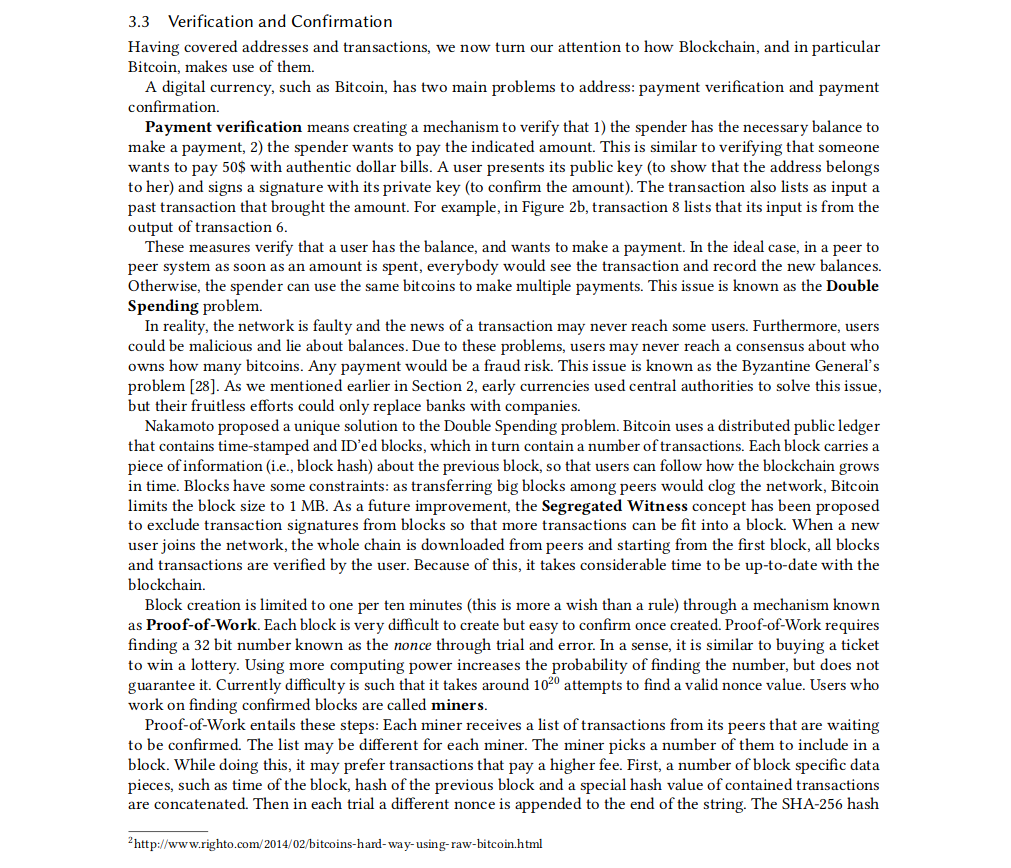
#> input picture images/sample.png, 1011 x 868 px
$ python -i process_img.py   (imports and definitions only)   (older library calls are emulated)
#> lines starting #> are read from the running program, lines starting #| are printed output that depends on the picture; after the words box and inside, x2 and y2 are one past the last pixel; in counts of white or black regions, pixels touching at a corner belong together
import sys
import numpy as np
import cv2

defaultFlags = {
    'characters': False,
    'lines': True,
    'paragraphs': True
}

# main image processing function
def process(
    path,
    flags = defaultFlags,
    lineCloseKernelWidth = 40,
    paragraphCloseKernelHeight = 10):

    # (1) read
#> called with path = 'images/sample.png', lineCloseKernelWidth = 40, paragraphCloseKernelHeight = 10
    img = cv2.imread(path)
#> img is the input picture: shape (868, 1011, 3); mean B, G, R 235.8, 235.8, 235.8
    gray = cv2.cvtColor(img, cv2.COLOR_BGR2GRAY)

    # (2) threshold
    th, threshed = cv2.threshold(gray, 127, 255, cv2.THRESH_BINARY_INV | cv2.THRESH_OTSU)
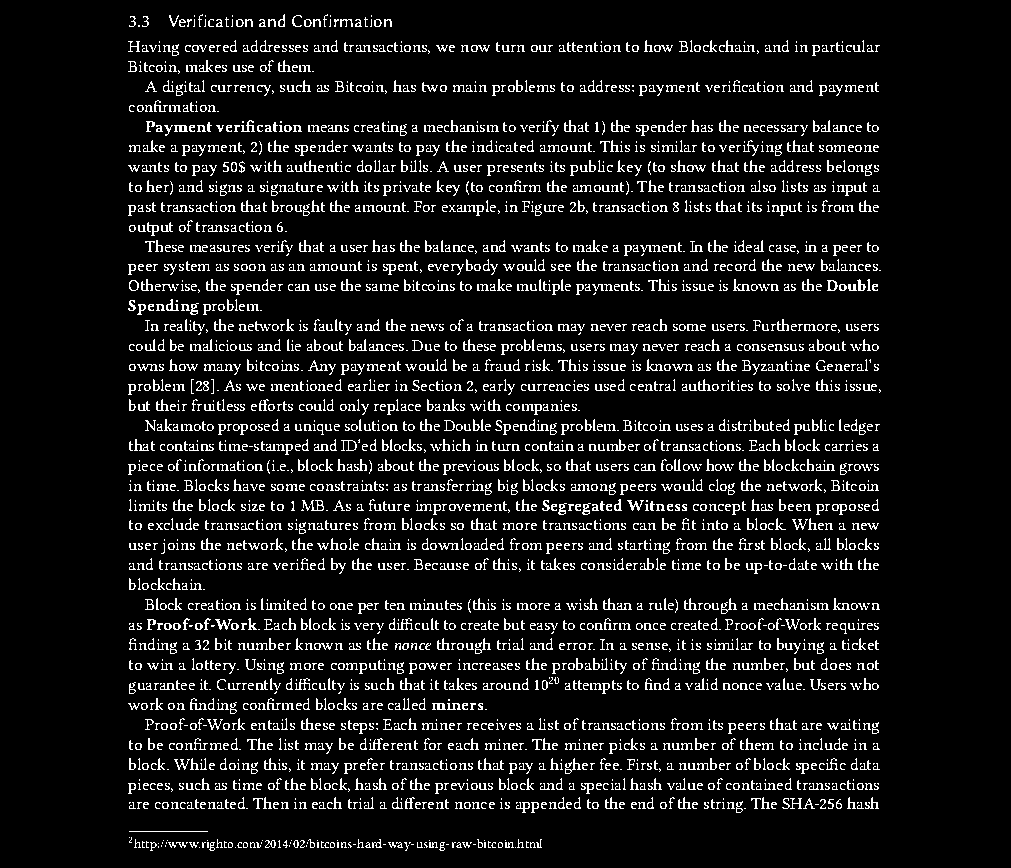
#> threshed: shape (868, 1011); 8.9% white in thin lines or dots, all inside (x1, y1, x2, y2) = (128, 14, 881, 851)
#> th = 162

    # (3) minAreaRect on the nozeros
    pts = cv2.findNonZero(threshed)
#> pts = contour of 78317 points, box (x1, y1, x2, y2) (128, 14, 881, 851), area 93112
    ret = cv2.minAreaRect(pts)
#> ret = ((504, 432), (836, 752), -90)

    (cx, cy), (w, h), ang = ret
#> cx = 504; cy = 432; w = 836; h = 752; ang = -90
    if w > h:
        w, h = h, w
#> w = 752; h = 836
        ang += 90
#> ang = 0

    # (4) Find rotated matrix, do rotation
    M = cv2.getRotationMatrix2D((cx, cy), ang, 1.0)
#> M = [[1, 0, 0], [0, 1, 0]]
    rotated = cv2.warpAffine(threshed, M, (img.shape[1], img.shape[0]), borderValue=255)
    rotatedOriginal = cv2.warpAffine(img, M, (img.shape[1], img.shape[0]), borderValue=255)

    if (flags['characters']):
        # (5) Add bounding boxes to characters
        kernel = np.ones((5,1),np.uint8)
        gray = cv2.morphologyEx(rotated, cv2.MORPH_OPEN, kernel)
        # threshold image
        ret, threshed_img = cv2.threshold(gray, 127, 255, cv2.THRESH_BINARY_INV | cv2.THRESH_OTSU)
        # find contours and get the external one
        image, contours, hier = cv2.findContours(threshed_img, cv2.RETR_TREE, cv2.CHAIN_APPROX_TC89_L1)

        # with each contour, draw boundingRect in red
        for c in contours:
            # get the bounding rect
            x, y, w, h = cv2.boundingRect(c)
            # draw a green rectangle to visualize the bounding rect
            cv2.rectangle(rotatedOriginal, (x, y), (x + w, y + h), (0, 0, 255), 1)


    # (6) perform a morph. close to segment the lines
    kernel = cv2.getStructuringElement(cv2.MORPH_RECT, (lineCloseKernelWidth,1))
    closed = cv2.morphologyEx(rotated, cv2.MORPH_CLOSE, kernel)
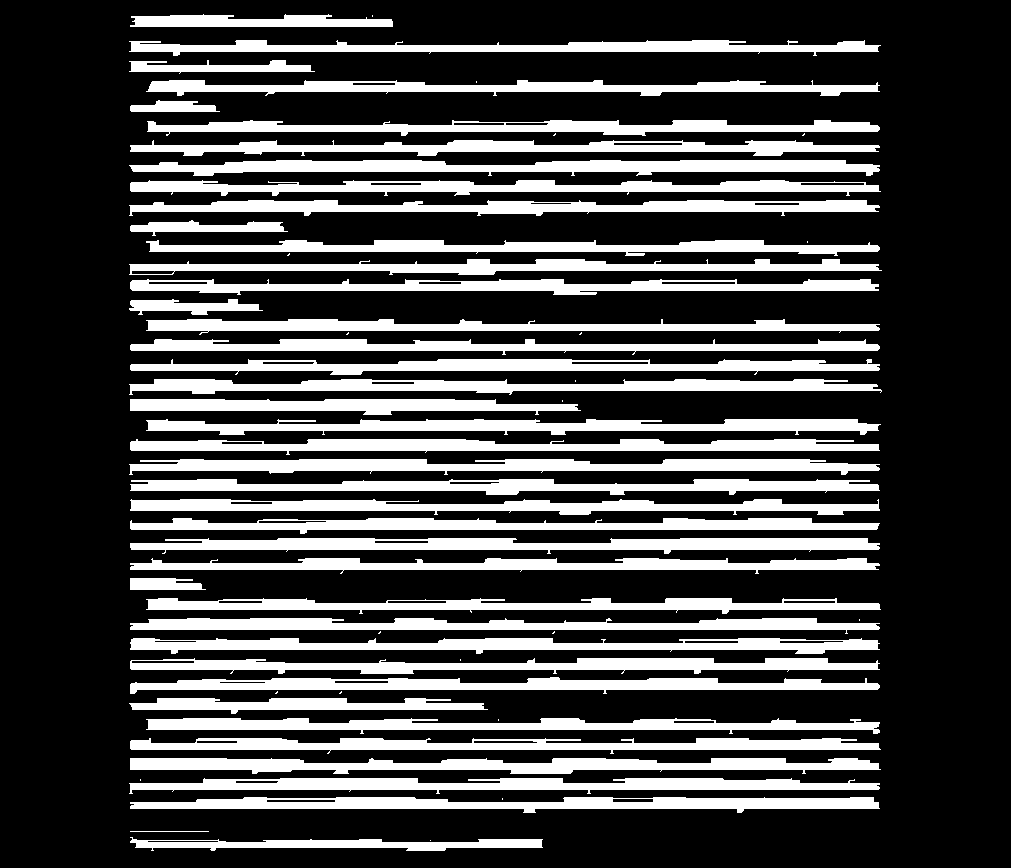
#> closed: shape (868, 1011); 27.7% white; 62 white regions (20 under 20 px)
    ret, contours, hierarchy = cv2.findContours(closed,cv2.RETR_TREE,cv2.CHAIN_APPROX_SIMPLE)
#> contours = 98 contours, 21 with area under 20; largest, box (x1, y1, x2, y2) and area: (130, 538, 880, 554) 7130, (129, 160, 880, 176) 7122, (129, 459, 880, 475) 6962, (130, 758, 881, 774) 6956, (130, 797, 880, 813) 6918
    for cnt in contours:
        x,y,w,h = cv2.boundingRect(cnt)
        cv2.rectangle(ret,(x,y),(x+w,y+h),(255,255,255),-1)
        if (flags['lines']):
            cv2.rectangle(rotatedOriginal,(x,y),(x+w,y+h),(0,255,0),2)
#> this loop made 98 passes
#> (x, y, w, h) on passes 1, 2, 3, 6, 7, 8, 10, 11, 12, 13, 14, 15: (430, 840, 1, 1), (130, 837, 413, 14), (147, 840, 72, 3), (130, 797, 750, 16), (266, 799, 70, 4), (612, 798, 42, 5), (129, 778, 751, 16), (235, 780, 44, 4), (130, 758, 751, 16), (130, 738, 751, 16), (473, 740, 65, 4), (196, 740, 42, 4)
#> (cnt, x, y, w, h) on passes 4, 5, 9, 16, 20, 21: ([[130, 831], [208, 831]], 130, 831, 79, 1), ([[502, 798], [502, 799]], 502, 798, 1, 2), ([[140, 779], [140, 780]], 140, 779, 1, 2), ([[498, 719], [498, 720]], 498, 719, 1, 2), ([[341, 691], [339, 693], [340, 693], [341, 692]], 339, 691, 3, 3), ([[277, 691], [275, 693], [276, 693], [277, 692]], 275, 691, 3, 3)
#> ret: shape (868, 1011); 50.3% white; 1 black region, box (x1, y1, x2, y2) and area: (0, 0, 1011, 868) 436045
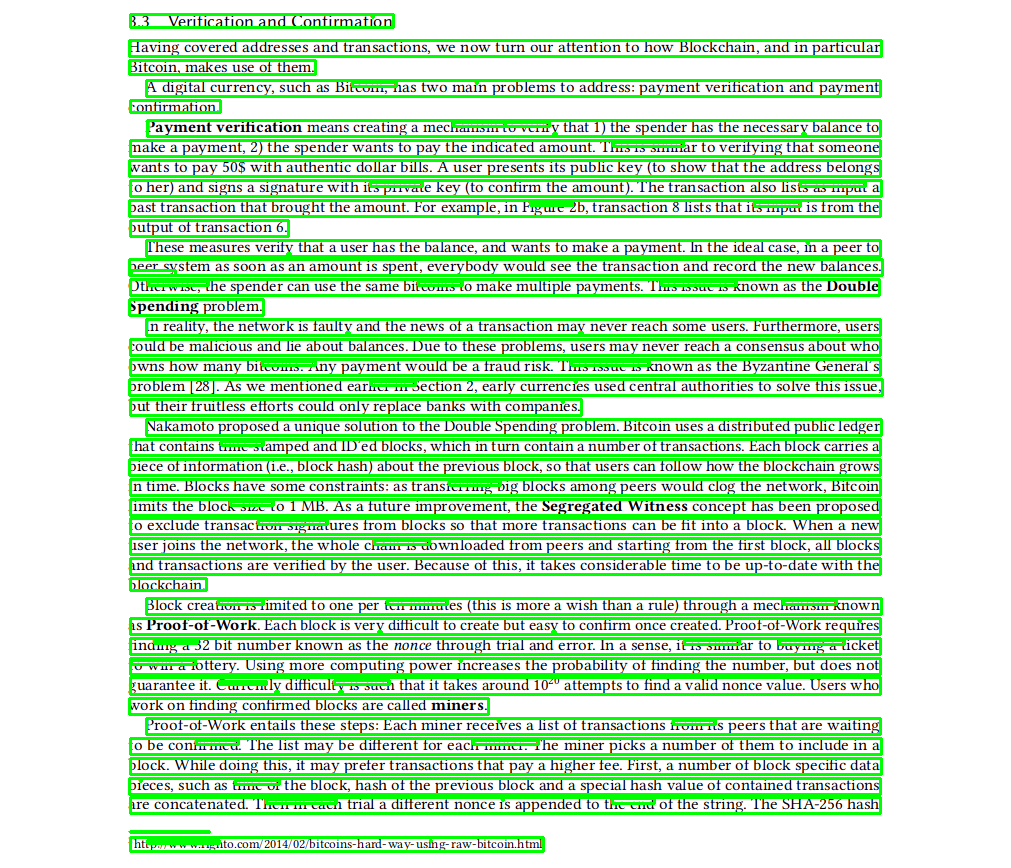
#> rotatedOriginal: shape (868, 1011, 3); 19.47% of pixels changed, all inside (x1, y1, x2, y2) = (128, 13, 884, 853)

    if (flags['paragraphs']):
        # (7) perform a morph. close to segment the paragraphs
        kernel = cv2.getStructuringElement(cv2.MORPH_RECT, (1,paragraphCloseKernelHeight))
#> kernel = [1, 1, 1, 1, 1, 1, 1, 1, 1, 1]
        closed = cv2.morphologyEx(ret, cv2.MORPH_CLOSE, kernel)
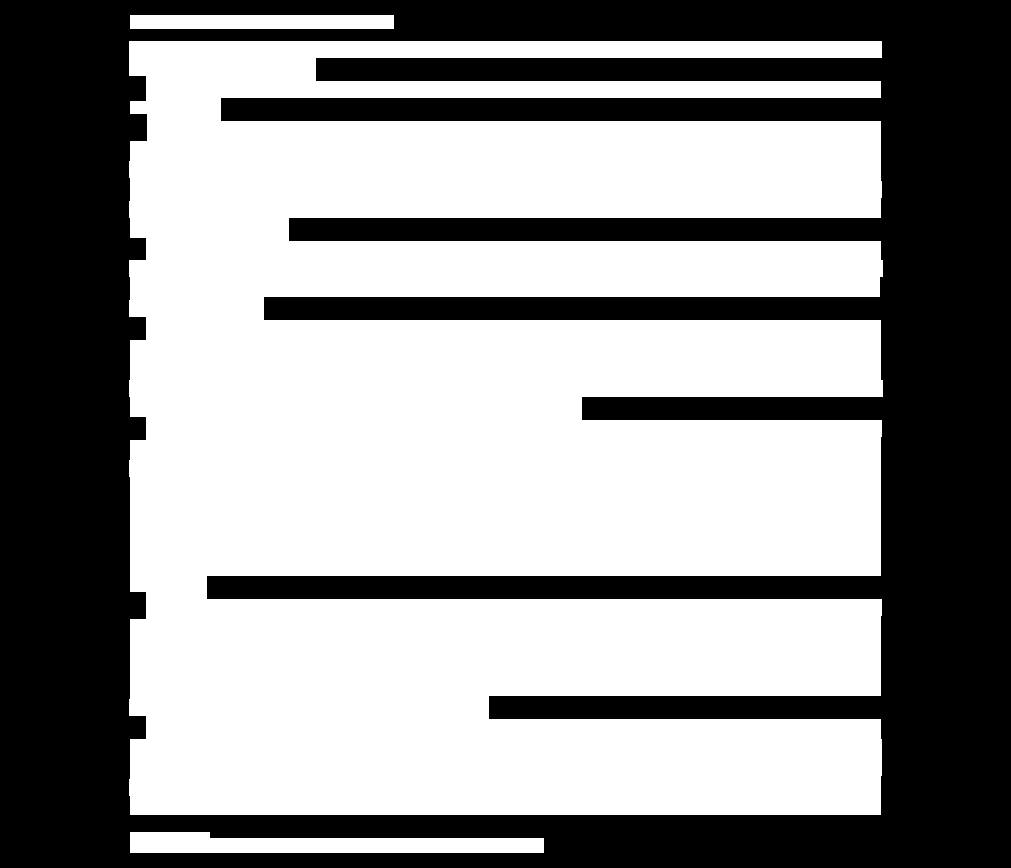
#> closed: shape (868, 1011); 57.2% white; 1 black region
        ret, contours, hierarchy = cv2.findContours(closed,cv2.RETR_TREE,cv2.CHAIN_APPROX_SIMPLE)
#> contours = 3 contours; box (x1, y1, x2, y2) and area: (129, 41, 883, 815) 486045, (130, 832, 544, 853) 6256, (130, 15, 394, 29) 3419
        for cnt in contours:
            x,y,w,h = cv2.boundingRect(cnt)
            cv2.rectangle(rotatedOriginal,(x,y),(x+w,y+h),(0,0,255),3)
#> this loop made 3 passes
#> (x, y, w, h) on passes 1 to 2: (130, 832, 414, 21), (129, 41, 754, 774)
#> (cnt, x, y, w, h) on pass 3: ([[130, 15], [130, 28], [393, 28], [393, 15]], 130, 15, 264, 14)
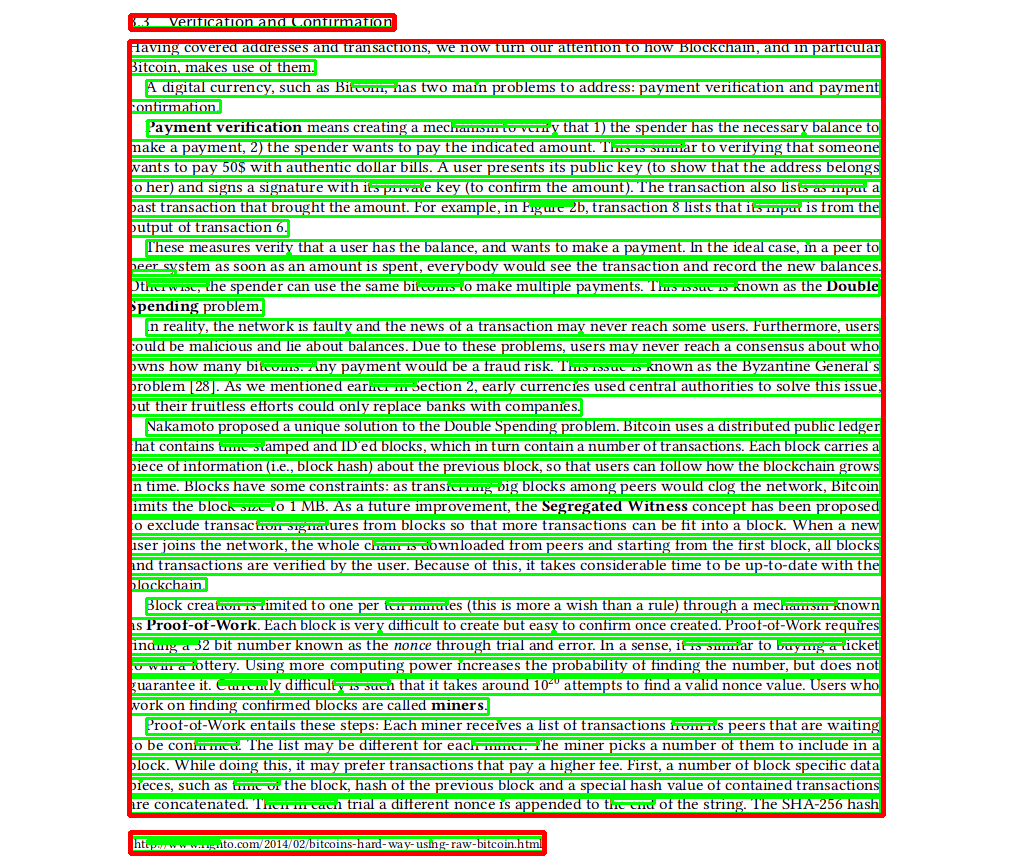
#> rotatedOriginal: shape (868, 1011, 3); 2.55% of pixels changed, all inside (x1, y1, x2, y2) = (127, 13, 886, 856)

    # (8) rotate the annotated image back to the original angle
    M = cv2.getRotationMatrix2D((cx, cy), -ang, 1.0)
    result = cv2.warpAffine(rotatedOriginal, M, (img.shape[1], img.shape[0]))

    cv2.imshow('result', result)


# when run as a script, the image path comes from a command line argument
# [8 lines not run here, left out]

>>> result = process('images/sample.png')
